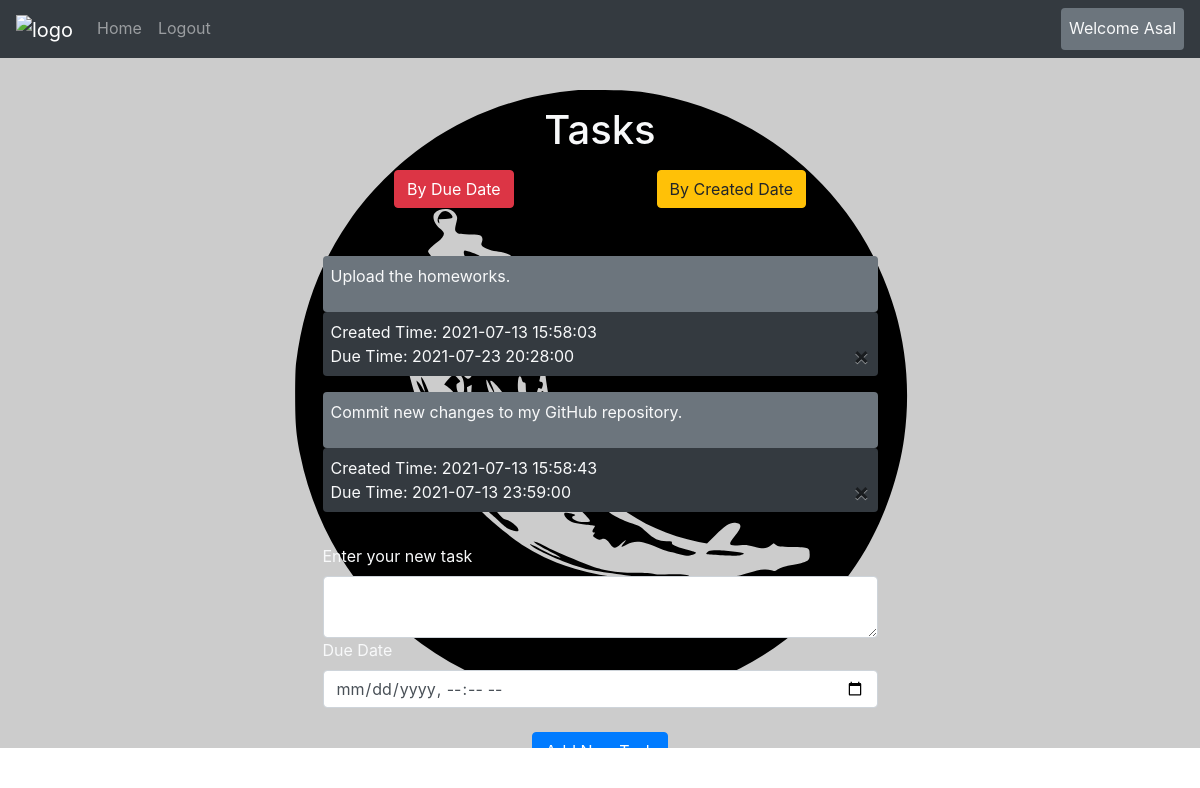
The app's page / (signed in) with its own data.
### website/models.py (models this page shows)
class User(db.Model, UserMixin):
    id = db.Column(db.Integer, primary_key=True)
    email = db.Column(db.String(150), unique=True)
    password = db.Column(db.String(150))
    first_name = db.Column(db.String(150))
    notes = db.relationship('Note')

class Note(db.Model):
    id = db.Column(db.Integer, primary_key=True)
    data = db.Column(db.String(10000))
    date = db.Column(db.DateTime(timezone=True), default=func.now())
    due_date = db.Column(db.DateTime(timezone=True), default=func.now())
    user_id = db.Column(db.Integer, db.ForeignKey('user.id'))

### website/views.py (the view, shortened to what this page needs)
@views.route('/', methods=['GET', 'POST'])
@login_required  # User can only access the home page if it is logged in
def home():
    filter_key = "id"
    if request.method == 'GET':
        if 'key' in request.args:
            filter_key = request.args.get('key')
    return render_template("home.html", user=current_user, current_time=datetime.now(), filter_key=filter_key)  # Reference to current user in home page

### website/__init__.py (called while the page is built)
def create_app():
    app = Flask(__name__)
    app.config['SECRET_KEY'] = 'iqbnddpoeallwennvcpwee'  # Secret key is for sessions hashing
    app.config['SQLALCHEMY_DATABASE_URI'] = f'sqlite:///{DB_NAME}'  # Store the database into a SQLite file
    db.init_app(app)  # Set the app for database
    from .views import views
    from .auth import auth
    app.register_blueprint(views, url_prefix="/")
    app.register_blueprint(auth, url_prefix="/")
    from .models import User, Note
    create_database(app)  # Creating the website database
    login_manager = LoginManager()  # Tells flask what to do if user is not logged in
    login_manager.login_view = 'auth.login'
    login_manager.init_app(app)
    @login_manager.user_loader
    def load_user(id):  # This tells flask how to get a user
        return User.query.get(int(id))
    return app

### website/templates/home.html (shortened to what this page needs)
{% extends "base.html" %}
{% block content %}
    <h1 align="center" class="text-light mb-3">Tasks</h1>
    <div class="mb-5 mt-2 d-flex justify-content-around">
        <button class="btn btn-danger" onClick="editFilter('due_date')">By Due Date</button>
        <button class="btn btn-warning" onClick="editFilter('date')">By Created Date</button>
    </div>
    <ul class="list-group list-group-flush" id="notes">
        {% for note in user.notes|sort(attribute=filter_key) %}
        <li class="list-group-item text-light mb-3 p-0" style="background-color: inherit; border: 0px solid black;">
            <div class="pb-4 pr-2 pl-2 pt-2 bg-secondary rounded">
                {{ note.data }}
            </div>
            <div class="bg-dark text-light rounded mb-0 ml-0 mr-0 p-2">
                {{ "Created Time: " }}{{ note.date }}<br />{{"Due Time: "}}{{ note.due_date }}
                <button type="button" class="close" onClick="deleteNote({{ note.id }})">
                    <span aria-hidden="true">&times;</span>
                </button>
            </div>
        </li>
        {% endfor %}
    </ul>
    <form method="POST" class="mt-3 mb-3">
        <label class="text-light">Enter your new task</label>
        <textarea name="note" id="note" class="form-control"></textarea>
        <label for="taskdate" class="text-light">Due Date</label>
        <input type="datetime-local" id="taskdate" name="taskdate" class="form-control" />
        <br />
        <div align="center">
            <button type="submit" class="btn btn-primary">Add New Task</button>
        </div>
    </form>
{% endblock %}

### website/templates/base.html (shortened to what this page needs)
<!DOCTYPE html>
<html>
<head>
    <link rel="stylesheet" href="../static/css/style.css" type="text.css" />
    <link rel="stylesheet" href="https://stackpath.bootstrapcdn.com/bootstrap/4.1.3/css/bootstrap.min.css"
 />
    <link rel="stylesheet"
        href="https://cdn.jsdelivr.net/npm/@fortawesome/fontawesome-free@5.15.3/css/fontawesome.min.css"
 />
</head>
<body>
    <nav class="navbar navbar-expand-lg navbar-dark bg-dark">
        <div class="collapse navbar-collapse" id="navbar">
            <div class="navbar-nav w-100">
                <div class="nav-item navbar-brand">
                        <img src="../static/assets/SLogo.png" width="30" height="30" alt="logo" />
                </div>
                {% if user.is_authenticated %}
                <div class="nav-item navbar-nav">
                    <a class="nav-link" id="home" href="/">Home</a>
                    <a class="nav-link" id="logout" href="/logout">Logout</a>
                </div>
                <div class="nav-item nav-link rounded bg-secondary text-light navbar-nav ml-auto">
                    {{ "Welcome " }}{{ user.first_name }}
                </div>
                {% else %}
                <div class="nav-item navbar-nav">
                    <a class="nav-link" id="login" href="/login">Login</a>
                    <a class="nav-link" id="signUp" href="/sign-up">Sign Up</a>
                </div>
                {% endif %}
            </div>
        </div>
    </nav>
    <div class="container-fluid bg">
        <div class="container w-50 pt-5">
            {% block content %}
            {% endblock %}
        </div>
    </div>
</body>
</html>

### website/templates/base.html (style rules this page uses)
.bg { background-image: url("../static/assets/logo.svg"); background-color: #cccccc; height: 690px; background-position: center; background-repeat: no-repeat; background-size: contain; overflow: auto; position: fixed; }

### records on screen
User: first_name "Asal"
Note: data "Upload the homeworks.", value "Created Time:", date "2021-07-13 15:58:03", value "Due Time:", due_date "2021-07-23 20:28:00"
Note: data "Commit new changes to my GitHub repository.", value "Created Time:", date "2021-07-13 15:58:43", value "Due Time:", due_date "2021-07-13 23:59:00"

### other values on screen
{{ "Welcome " }} "Welcome"
